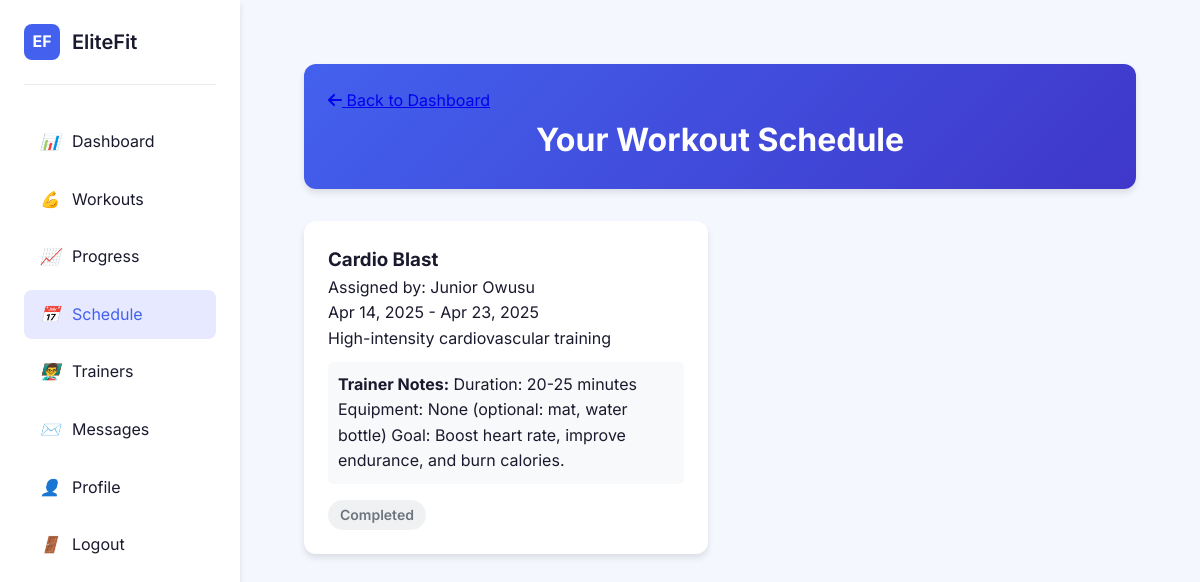
/member/actions/schedule.php (signed in), run on the app's committed database.
### tables this page shows
CREATE TABLE IF NOT EXISTS `assigned_workouts` (
  `assignment_id` int NOT NULL AUTO_INCREMENT,
  `trainer_id` int DEFAULT NULL,
  `member_id` int DEFAULT NULL,
  `plan_id` int DEFAULT NULL,
  `start_date` date NOT NULL,
  `end_date` date NOT NULL,
  `notes` text,
  `status` enum('active','completed','paused') DEFAULT 'active',
  `created_at` timestamp NULL DEFAULT CURRENT_TIMESTAMP,
  PRIMARY KEY (`assignment_id`),
  KEY `trainer_id` (`trainer_id`),
  KEY `member_id` (`member_id`),
  KEY `plan_id` (`plan_id`)
);

CREATE TABLE IF NOT EXISTS `workout_plans` (
  `plan_id` int NOT NULL AUTO_INCREMENT,
  `plan_name` varchar(100) NOT NULL,
  `description` text,
  `difficulty` enum('beginner','intermediate','advanced') DEFAULT NULL,
  `duration_weeks` int DEFAULT NULL,
  `is_public` tinyint(1) DEFAULT '1',
  `focus_area` varchar(100) DEFAULT NULL,
  `created_by` int DEFAULT NULL,
  `created_at` timestamp NULL DEFAULT CURRENT_TIMESTAMP,
  PRIMARY KEY (`plan_id`)
);

CREATE TABLE IF NOT EXISTS `users` (
  `user_id` int NOT NULL AUTO_INCREMENT,
  `first_name` varchar(50) NOT NULL,
  `last_name` varchar(50) NOT NULL,
  `email` varchar(100) NOT NULL,
  `contact_number` varchar(15) NOT NULL,
  `password_hash` varchar(255) NOT NULL,
  `role` enum('member','trainer','admin','equipment_manager') NOT NULL DEFAULT 'member',
  `location` varchar(50) DEFAULT NULL,
  `gender` enum('male','female','other') DEFAULT NULL,
  `date_of_birth` date DEFAULT NULL,
  `profile_picture` varchar(255) DEFAULT NULL,
  `date_registered` timestamp NULL DEFAULT CURRENT_TIMESTAMP,
  `is_active` tinyint(1) DEFAULT '1',
  `is_verified` tinyint(1) DEFAULT '0',
  `verify_token` varchar(64) DEFAULT NULL,
  `token_expires` datetime DEFAULT NULL,
  `is_archived` tinyint(1) DEFAULT '0',
  `archived_at` datetime DEFAULT NULL,
  `reset_token` varchar(255) DEFAULT NULL,
  `reset_expires` datetime DEFAULT NULL,
  `password_otp_hash` varchar(255) DEFAULT NULL,
  `password_otp_expires` datetime DEFAULT NULL,
  `password_otp_attempts` int DEFAULT '0',
  PRIMARY KEY (`user_id`),
  UNIQUE KEY `email` (`email`),
  UNIQUE KEY `contact_number` (`contact_number`)
);

### member/actions/schedule.php (the view, shortened to what this page needs)
<?php
include_once __DIR__ . "/../../config.php";
$member_id = $_SESSION['user_id'];
$workouts_sql = "SELECT aw.*, wp.plan_name, wp.description, u.first_name as trainer_first_name, u.last_name as trainer_last_name
                FROM assigned_workouts aw
                JOIN workout_plans wp ON aw.plan_id = wp.plan_id
                JOIN users u ON aw.trainer_id = u.user_id
                WHERE aw.member_id = ?
                ORDER BY aw.start_date";
$workouts_stmt = $conn->prepare($workouts_sql);
$workouts_stmt->bind_param("i", $member_id);
$workouts_stmt->execute();
$workouts_result = $workouts_stmt->get_result();
$assigned_workouts = $workouts_result->fetch_all(MYSQLI_ASSOC);
?>
<!DOCTYPE html>
<html lang="en">
<head>
</head>
<body>
    <div class="dashboard-container">
        <aside class="sidebar">
            <div class="brand">
                <div class="brand-logo">EF</div>
                <div class="brand-name">EliteFit</div>
            </div>
            <nav class="nav-menu">
                <a href="../dashboard.php" class="nav-item"> <i>📊</i> Dashboard </a>
                <a href="workout_plans.php" class="nav-item"> <i>💪</i> Workouts </a>
                <a href="progress_tracker.php" class="nav-item"> <i>📈</i> Progress </a>
                <a href="schedule.php" class="nav-item active"> <i>📅</i> Schedule </a>
                <a href="trainers.php" class="nav-item"> <i>👨‍🏫</i> Trainers </a>
                <a href="../messages.php" class="nav-item"> <i>✉️</i> Messages </a>
                <a href="edit_profile.php" class="nav-item"> <i>👤</i> Profile </a>
                <a href="../../logout.php" class="nav-item"> <i>🚪</i> Logout </a>
            </nav>
        </aside>
        <main class="main-content">
            <div class="container">
                <div class="header">
                    <a href="../dashboard.php" class="back-btn">
                        <i class="fas fa-arrow-left"></i> Back to Dashboard
                    </a>
                    <h1 style="text-align: center;">Your Workout Schedule</h1>
                </div>
                <div class="schedule-grid">
                    <?php if (!empty($assigned_workouts)): ?>
                        <?php foreach ($assigned_workouts as $workout): ?>
                            <div class="workout-card">
                                <h3><?= htmlspecialchars($workout['plan_name']) ?></h3>
                                <div class="trainer-info">
                                    Assigned by: <?= htmlspecialchars($workout['trainer_first_name'] . ' ' . $workout['trainer_last_name']) ?>
                                </div>
                                <div class="date-range">
                                    <?= date('M j, Y', strtotime($workout['start_date'])) ?> - <?= date('M j, Y', strtotime($workout['end_date'])) ?>
                                </div>
                                <p><?= htmlspecialchars($workout['description']) ?></p>
                                <?php if (!empty($workout['notes'])): ?>
                                    <div style="margin-top: 10px; padding: 10px; background: #f8f9fa; border-radius: 5px;">
                                        <strong>Trainer Notes:</strong> <?= htmlspecialchars($workout['notes']) ?>
                                    </div>
                                <?php endif; ?>
                                <?php
                                    $status = 'upcoming';
                                    $today = date('Y-m-d');
                                    if ($today > $workout['end_date']) {
                                        $status = 'completed';
                                    } elseif ($today >= $workout['start_date']) {
                                        $status = 'active';
                                    }
                                ?>
                                <span class="badge badge-<?= $status ?>"><?= ucfirst($status) ?></span>
                            </div>
                        <?php endforeach; ?>
                    <?php endif; ?>
                </div>
            </div>
        </main>
    </div>
    <link rel="stylesheet" href="https://cdnjs.cloudflare.com/ajax/libs/font-awesome/6.0.0-beta3/css/all.min.css">
</body>
</html>

### member/actions/schedule.php (style rules this page uses)
:root { --primary: #4361ee; --primary-light: #e6e9ff; --secondary: #3f37c9; --dark: #1a1a2e; --light: #f8f9fa; --success: #4cc9f0; --warning: #f8961e; --danger: #f72585; --gray: #6c757d; --gray-light: #e9ecef; --white: #ffffff; --shadow: 0 4px 6px rgba(0, 0, 0, 0.1); --shadow-lg: 0 10px 15px rgba(0, 0, 0, 0.1); --radius: 12px; --radius-sm: 8px; --transition: all 0.3s ease; }
* { margin: 0; padding: 0; box-sizing: border-box; }
body { font-family: 'Inter', sans-serif; background-color: #f5f7ff; color: var(--dark); line-height: 1.6; }
.dashboard-container { display: grid; grid-template-columns: 240px 1fr; min-height: 100vh; }
.sidebar { background: var(--white); box-shadow: var(--shadow); padding: 1.5rem; position: sticky; top: 0; height: 100vh; }
.brand { display: flex; align-items: center; gap: 0.75rem; margin-bottom: 2rem; padding-bottom: 1.5rem; border-bottom: 1px solid var(--gray-light); }
.brand-logo { width: 36px; height: 36px; background: var(--primary); border-radius: 8px; display: flex; align-items: center; justify-content: center; color: white; font-weight: bold; }
.brand-name { font-weight: 600; font-size: 1.25rem; }
.nav-menu { display: flex; flex-direction: column; gap: 0.5rem; margin-top: 2rem; }
.nav-item { display: flex; align-items: center; gap: 0.75rem; padding: 0.75rem 1rem; font-size: 1rem; color: var(--dark); text-decoration: none; border-radius: var(--radius-sm); transition: var(--transition); }
.nav-item.active, .nav-item:hover { background: var(--primary-light); color: var(--primary); }
.main-content { padding: 2rem; }
.container { max-width: 1200px; margin: 0 auto; padding: 2rem; }
.header { background: linear-gradient(135deg, var(--primary), var(--secondary)); color: white; margin-bottom: 2rem; padding: 1.5rem; border-radius: var(--radius); box-shadow: var(--shadow); }
.schedule-grid { display: grid; grid-template-columns: repeat(auto-fill, minmax(350px, 1fr)); gap: 1.5rem; }
.workout-card { background: var(--white); border-radius: var(--radius); padding: 1.5rem; box-shadow: var(--shadow); transition: var(--transition); position: relative; }
.badge { display: inline-block; padding: 0.25rem 0.75rem; border-radius: 999px; font-size: 0.875rem; font-weight: 600; margin-top: 1rem; }
.badge-completed { background: rgba(108, 117, 125, 0.1); color: var(--gray); }

### data on the page
assigned_workouts: plan.plan_name "Cardio Blast", users.first_name+last_name "Junior Owusu", start_date "Apr 14, 2025", end_date "Apr 23, 2025", plan.description "High-intensity cardiovascular training", notes "Duration: 20-25 minutes Equipment: None (optional: mat, water bottle) Goal: Boost heart rate, improve endurance, and burn calories.", end_date "Completed"
